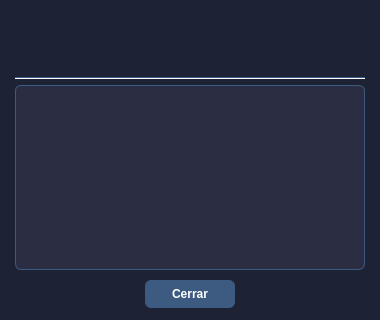
<?xml version="1.0" encoding="UTF-8"?>
<ui version="4.0">
 <class>DialogMapas</class>
 <widget class="QDialog" name="DialogMapas">
  <property name="geometry">
   <rect><x>0</x><y>0</y><width>380</width><height>320</height></rect>
  </property>
  <property name="windowTitle"><string>Mapas Populares</string></property>
  <property name="styleSheet">
   <string notr="true">background-color: #1e2235; color: white;</string>
  </property>

  <!-- Título -->
  <widget class="QLabel" name="DlgTitulo">
   <property name="geometry"><rect><x>15</x><y>15</y><width>350</width><height>30</height></rect></property>
   <property name="styleSheet"><string notr="true">color:#5EC9E0;font-size:16px;font-weight:bold;</string></property>
   <property name="text"><string></string></property>
   <property name="wordWrap"><bool>true</bool></property>
  </widget>

  <!-- Subtítulo -->
  <widget class="QLabel" name="DlgSubtitulo">
   <property name="geometry"><rect><x>15</x><y>50</y><width>350</width><height>22</height></rect></property>
   <property name="styleSheet"><string notr="true">color:#aaaaaa;font-size:12px;</string></property>
   <property name="text"><string></string></property>
  </widget>

  <!-- Separador -->
  <widget class="QFrame" name="DlgSeparador">
   <property name="geometry"><rect><x>15</x><y>77</y><width>350</width><height>2</height></rect></property>
   <property name="styleSheet"><string notr="true">background-color:#3d5a80;</string></property>
   <property name="frameShape"><enum>QFrame::HLine</enum></property>
  </widget>

  <!-- Descripción -->
  <widget class="QTextEdit" name="DlgDescripcion">
   <property name="geometry"><rect><x>15</x><y>85</y><width>350</width><height>185</height></rect></property>
   <property name="styleSheet"><string notr="true">QTextEdit{background-color:#2b2d42;color:white;border:1px solid #3d5a80;border-radius:6px;font-size:12px;padding:8px;}</string></property>
   <property name="readOnly"><bool>true</bool></property>
   <property name="plainText"><string></string></property>
  </widget>

  <!-- Botón cerrar -->
  <widget class="QPushButton" name="BtnCerrar">
   <property name="geometry"><rect><x>145</x><y>280</y><width>90</width><height>28</height></rect></property>
   <property name="styleSheet"><string notr="true">QPushButton{background-color:#3d5a80;color:white;border:none;border-radius:6px;font-size:12px;font-weight:bold;}QPushButton:hover{background-color:#2c4a70;}</string></property>
   <property name="text"><string>Cerrar</string></property>
  </widget>

 </widget>
 <resources/>
 <connections/>
</ui>
